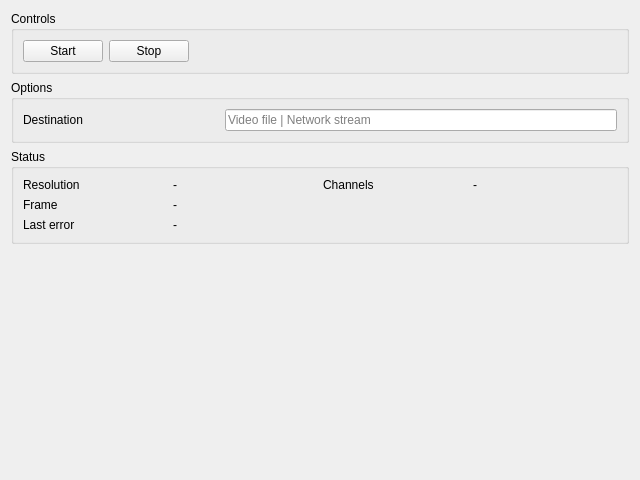
<?xml version="1.0" encoding="UTF-8"?>
<ui version="4.0">
 <class>FrameOutUi</class>
 <widget class="QWidget" name="FrameOutUi">
  <property name="geometry">
   <rect>
    <x>0</x>
    <y>0</y>
    <width>640</width>
    <height>480</height>
   </rect>
  </property>
  <property name="windowTitle">
   <string>Form</string>
  </property>
  <layout class="QVBoxLayout" name="verticalLayout_2">
   <item>
    <widget class="QGroupBox" name="groupBox_3">
     <property name="title">
      <string>Controls</string>
     </property>
     <layout class="QGridLayout" name="gridLayout_3">
      <item row="0" column="0">
       <widget class="QPushButton" name="startButton">
        <property name="text">
         <string>Start</string>
        </property>
       </widget>
      </item>
      <item row="0" column="1">
       <widget class="QPushButton" name="stopButton">
        <property name="text">
         <string>Stop</string>
        </property>
       </widget>
      </item>
      <item row="0" column="2">
       <spacer name="horizontalSpacer">
        <property name="orientation">
         <enum>Qt::Horizontal</enum>
        </property>
        <property name="sizeHint" stdset="0">
         <size>
          <width>40</width>
          <height>20</height>
         </size>
        </property>
       </spacer>
      </item>
     </layout>
    </widget>
   </item>
   <item>
    <widget class="QGroupBox" name="groupBox">
     <property name="title">
      <string>Options</string>
     </property>
     <layout class="QGridLayout" name="gridLayout">
      <item row="0" column="0">
       <widget class="QLabel" name="label">
        <property name="sizePolicy">
         <sizepolicy hsizetype="Preferred" vsizetype="Preferred">
          <horstretch>0</horstretch>
          <verstretch>0</verstretch>
         </sizepolicy>
        </property>
        <property name="text">
         <string>Destination</string>
        </property>
       </widget>
      </item>
      <item row="0" column="1" colspan="2">
       <widget class="QLineEdit" name="pathEdit">
        <property name="placeholderText">
         <string>Video file | Network stream</string>
        </property>
       </widget>
      </item>
     </layout>
    </widget>
   </item>
   <item>
    <widget class="QGroupBox" name="groupBox_2">
     <property name="title">
      <string>Status</string>
     </property>
     <layout class="QGridLayout" name="gridLayout_2">
      <item row="0" column="2">
       <widget class="QLabel" name="label_7">
        <property name="text">
         <string>Channels</string>
        </property>
       </widget>
      </item>
      <item row="0" column="3">
       <widget class="QLabel" name="channelsLabel">
        <property name="text">
         <string>-</string>
        </property>
       </widget>
      </item>
      <item row="1" column="1">
       <widget class="QLabel" name="frameLabel">
        <property name="text">
         <string>-</string>
        </property>
       </widget>
      </item>
      <item row="1" column="0">
       <widget class="QLabel" name="label_4">
        <property name="sizePolicy">
         <sizepolicy hsizetype="Preferred" vsizetype="Preferred">
          <horstretch>0</horstretch>
          <verstretch>0</verstretch>
         </sizepolicy>
        </property>
        <property name="text">
         <string>Frame</string>
        </property>
       </widget>
      </item>
      <item row="0" column="1">
       <widget class="QLabel" name="resolutionLabel">
        <property name="text">
         <string>-</string>
        </property>
       </widget>
      </item>
      <item row="0" column="0">
       <widget class="QLabel" name="label_2">
        <property name="sizePolicy">
         <sizepolicy hsizetype="Preferred" vsizetype="Preferred">
          <horstretch>0</horstretch>
          <verstretch>0</verstretch>
         </sizepolicy>
        </property>
        <property name="text">
         <string>Resolution</string>
        </property>
       </widget>
      </item>
      <item row="2" column="0">
       <widget class="QLabel" name="label_3">
        <property name="sizePolicy">
         <sizepolicy hsizetype="Preferred" vsizetype="Preferred">
          <horstretch>0</horstretch>
          <verstretch>0</verstretch>
         </sizepolicy>
        </property>
        <property name="text">
         <string>Last error</string>
        </property>
       </widget>
      </item>
      <item row="2" column="1" colspan="3">
       <widget class="QLabel" name="errorLabel">
        <property name="text">
         <string>-</string>
        </property>
       </widget>
      </item>
     </layout>
    </widget>
   </item>
   <item>
    <spacer name="verticalSpacer">
     <property name="orientation">
      <enum>Qt::Vertical</enum>
     </property>
     <property name="sizeHint" stdset="0">
      <size>
       <width>20</width>
       <height>40</height>
      </size>
     </property>
    </spacer>
   </item>
  </layout>
 </widget>
 <resources/>
 <connections/>
</ui>
